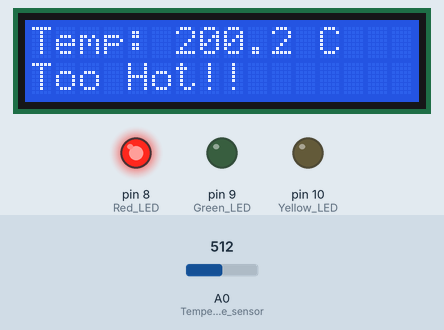
The sketch below on a simulated Arduino Uno, built with avr-gcc and run on an emulated ATmega328P. Parts: 16×2 character LCD, output pins drawn as LEDs (lit = HIGH). The inputs (shaded band) are chosen by the test bench; at power-on: A0 (Temperature_sensor) = 512.

Above: at 3.2 s.
3.3 s: A0 (Temperature_sensor) set to 189
At 3.7 s:
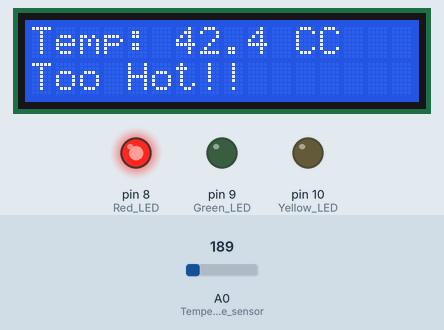
4.8 s: A0 (Temperature_sensor) set to 165
At 5.4 s:
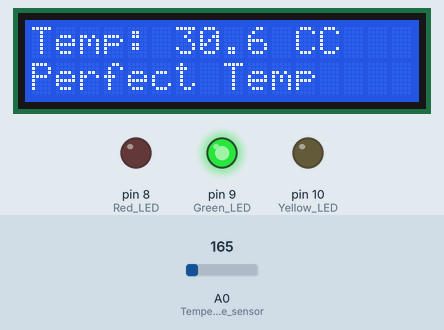
7.8 s: A0 (Temperature_sensor) set to 132
At 9.0 s:
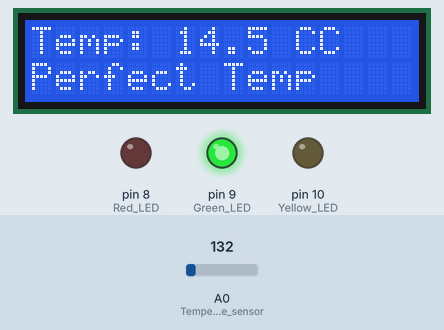
9.3 s: A0 (Temperature_sensor) set to 114
At 10.5 s:
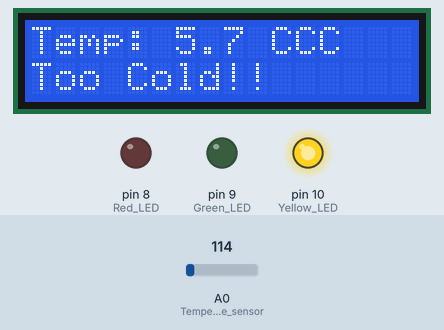
12.3 s: A0 (Temperature_sensor) set to 25
At 13.4 s:
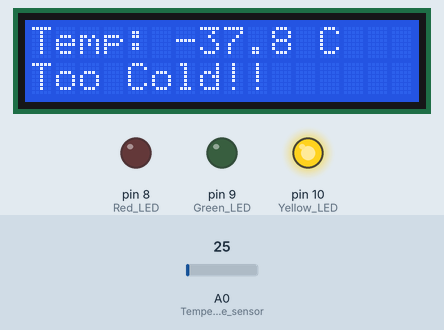
13.8 s: A0 (Temperature_sensor) set to 122
At 14.8 s:
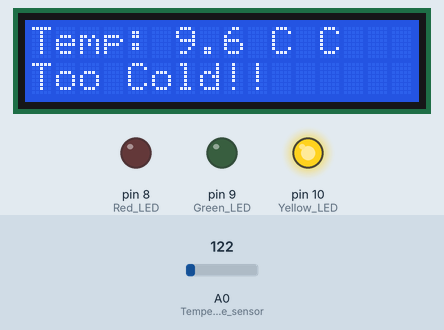
Timing chart, 0 to 16.8 s (numbered marks = the images above; inputs shaded):
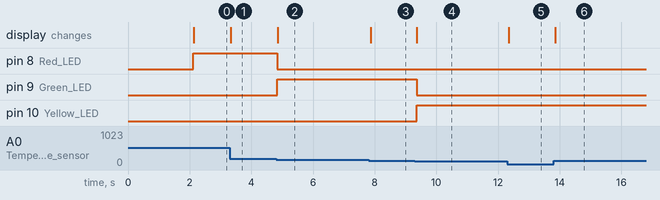

The sketch:

smart_temperature_monitor1.ino
```cpp
#include <Wire.h>
#include <LiquidCrystal_I2C.h>

// Setting the LCD address and dimensions (e.g., 0x27 for a 16x2 LCD)
// You may need to change the address if it's different.
LiquidCrystal_I2C lcd(0x27, 16, 2);

// C++ code
void setup()
{
  // Initializing the LCD
  lcd.init();
  lcd.backlight();

  // Printing a welcome message on the LCD
  lcd.print("Temp Monitor");
  lcd.setCursor(0, 1);
  lcd.print("Initializing...");

  // Setting up pins for LEDs
  pinMode(8, OUTPUT); // Red LED
  pinMode(9, OUTPUT); // Green LED
  pinMode(10, OUTPUT);// Yellow LED
  pinMode(A0, INPUT);// Temperature sensor

  delay(2000);
  lcd.clear(); // Clearing the screen after the message is shown
}

void loop()
{
  int sensor_value = analogRead(A0); //Reading the sensor_value from pin A0
  float Voltage = (sensor_value / 1023.0) * 5.0; // Converting it to a set of distinct values
  float Temperature_C = (Voltage - 0.5) * 100.0;

  // Displaying the temperature on the LCD
  lcd.setCursor(0, 0); // Settng cursor to the first line, first character
  lcd.print("Temp: ");
  lcd.print(Temperature_C, 1); // Printing temperature with one decimal place
  lcd.print(" C");

  lcd.setCursor(0, 1);
  lcd.print("                "); // Printing spaces to clear the line
  lcd.setCursor(0, 1);

  if(Temperature_C <= 10) { // 1st condition
    digitalWrite(10, HIGH);
    digitalWrite(9, LOW);
    digitalWrite(8, LOW);
    lcd.print("Too Cold!!");
  }
  else if(Temperature_C > 10 && Temperature_C <= 35) { // 2nd condition
    digitalWrite(9, HIGH);
    digitalWrite(10, LOW);
    digitalWrite(8, LOW);
    lcd.print("Perfect Temp");
  }
  else if(Temperature_C > 35) { // 3rd condition
    digitalWrite(8, HIGH);
    digitalWrite(9, LOW);
    digitalWrite(10, LOW);
    lcd.print("Too Hot!!");
  }
}
```

Measured:
- the behaviour switches between 174 and 173 on A0 (Temperature_sensor) (found by bisection; images 1 and 2)
- the behaviour switches between 123 and 122 on A0 (Temperature_sensor) (found by bisection; images 3 and 4)
- after the input at 3.3 s, the display: changes at once (image 1)
- after the input at 4.8 s, pin 8 (Red_LED): HIGH → LOW at once; pin 9 (Green_LED): LOW → HIGH at once; the display: changes after 0.05 s (image 2)
- after the input at 7.8 s, the display: changes after 0.07 s (image 3)
- after the input at 9.3 s, pin 9 (Green_LED): HIGH → LOW after 0.06 s; pin 10 (Yellow_LED): LOW → HIGH after 0.06 s; the display: changes after 0.07 s (image 4)
- after the input at 12.3 s, the display: changes after 0.05 s (image 5)
- after the input at 13.8 s, the display: changes after 0.06 s (image 6)
